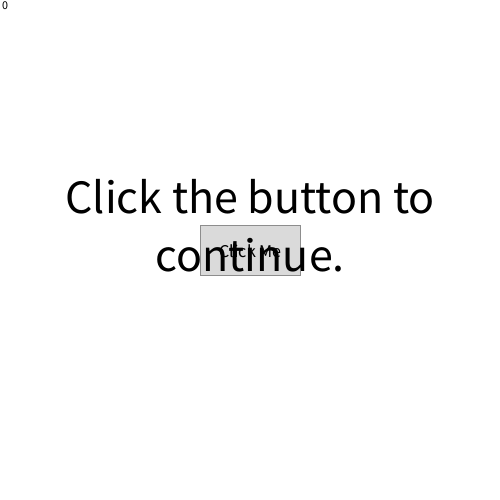
Frame 1 (no input)
Frame 60 (the mouse pressed at the canvas centre just before this capture): identical to frame 1, image omitted
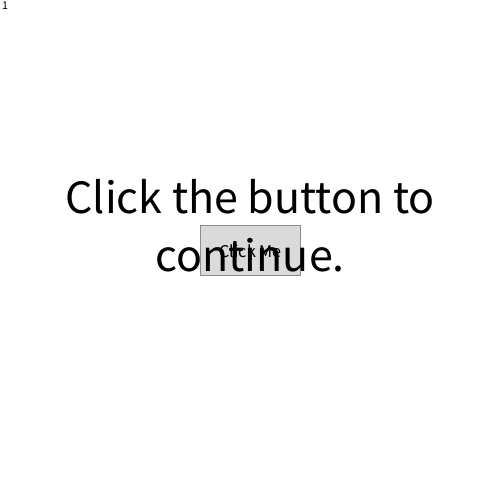
Frame 120 (the mouse held since frame 60 and released just before this capture)

The Processing sketch that drew these frames (run headless with seeded random() and noise(); from frame 60 on, the mouse is pressed at the canvas centre):

// Processing sketch: Resist2_0
// ── Resist2_0.pde
Button[] buttons;
float topSpeed = 5;
int clk;
void setup(){
  size(500,500);
  buttons = new Button[1];
  //fullScreen();
  for(int i = 0; i < buttons.length; i++){
    buttons[i] = new Button("Click Me",width/2,height/2,100,50);
  }
}

void draw(){
  background(255);
  for(int i = 0; i < buttons.length; i++){
    buttons[i].display();
  }
  fill(0);
  textSize(12);
  text(str(clk),5,5);
  textSize(48);
  if(clk<=10)  text("Click the button to continue.", width/2, height/4+100,width,height);
  if(clk>10 && clk <=20)  text("Come on you can do it.", width/2, height/4+100,width,height);
  if(clk>20 && clk <=30){ 
    text("Here I'll add a button for you.", width/2, height/4+100,width,height);
  }
}
  
void mousePressed(){
  //if(button.mouseOver()){
  //  clk++;
  //  button.fillCol = 150;
  //} else {
  //  button.fillCol = 218;
  //}
  clk++;
  println(clk);
  if(mouseButton == RIGHT) clk = 0;
}
// ── Button.pde
class Button {

  int x, y, w, h;
  int fillCol;
  String label;
  PVector position, velocity, acceleration;

  Button(String label, int xPos, int yPos, int width, int height) {
    this.label = label;
    position = new PVector(xPos, yPos);
    velocity = acceleration = new PVector(0, 0);
    w = width;
    h = height;
    fillCol = 218;
  }

  //void update(){
  //  PVector mouse = new PVector(mouseX, mouseY);
  //  PVector acceleration = PVector.sub(mouse,position);
  //  acceleration.setMag(-2);

  //  velocity.add(acceleration);
  //  velocity.limit(topSpeed);
  //  position.add(velocity);
  //  acceleration = new PVector();
  //}

  void update() {
    //position = new PVector(random(width),random(height));

    velocity.add(acceleration);
    //velocity.limit(5);
    position.add(velocity);
    acceleration.mult(0);
  }

  void display() {
    rectMode(CENTER);
    fill(fillCol);
    stroke(141);
    rect(position.x, position.y, w, h);
    fill(0);
    textSize(18);
    textAlign(CENTER, CENTER);
    text(label, position.x, position.y);
    if (mouseInRange()) {
      repulsed();
      update();
      checkEdges();
    }
  }

  boolean mouseOver() {
    if (mouseX > position.x-w/2 && mouseX < (position.x+w/2) && mouseY > position.y-h/2 && mouseY < (position.y+h/2)) {
      return true;
    }
    return false;
  }

  boolean mouseInRange() {
    if (dist(mouseX, mouseY, position.x, position.y) < 58) return true;
    else return false;
  }

  void checkEdges() {
    //Right Side
    if (position.x > width-w/2) position = new PVector(random(width), random(height));
    //Left Side
    if (position.x < w/2) position = new PVector(random(width), random(height));
    //Bottom
    if (position.y > height-h/2) position = new PVector(random(width), random(height));
    //Top
    if (position.y < h/2) position = new PVector(random(width), random(height));
  }

  //void checkEdges() {
  //  if (position.x > width-w/2) position.x = width-w/2;
  //  if (position.x < w/2) position.x = w/2;
  //  if (position.y > height-h/2) position.y = height-h/2;
  //  if (position.y < h/2) position.y = h/2;
  //}

  void repulsed() {
    PVector mouse = new PVector(mouseX, mouseY);
    PVector force = new PVector();
    force = force.sub(mouse, position);
    float d = force.mag();
    d = constrain(d, 1, 10);
    float grav = 1000;
    float strength = grav/(d*d);
    force.setMag(-strength);

    acceleration.add(force);
  }

  boolean isClicked() {
    if (mouseOver()) { 
      this.fillCol = color(0, 255, 255);
      println("true");
      return true;
    } else {      
      println("false");
      return false;
    }
  }
}
